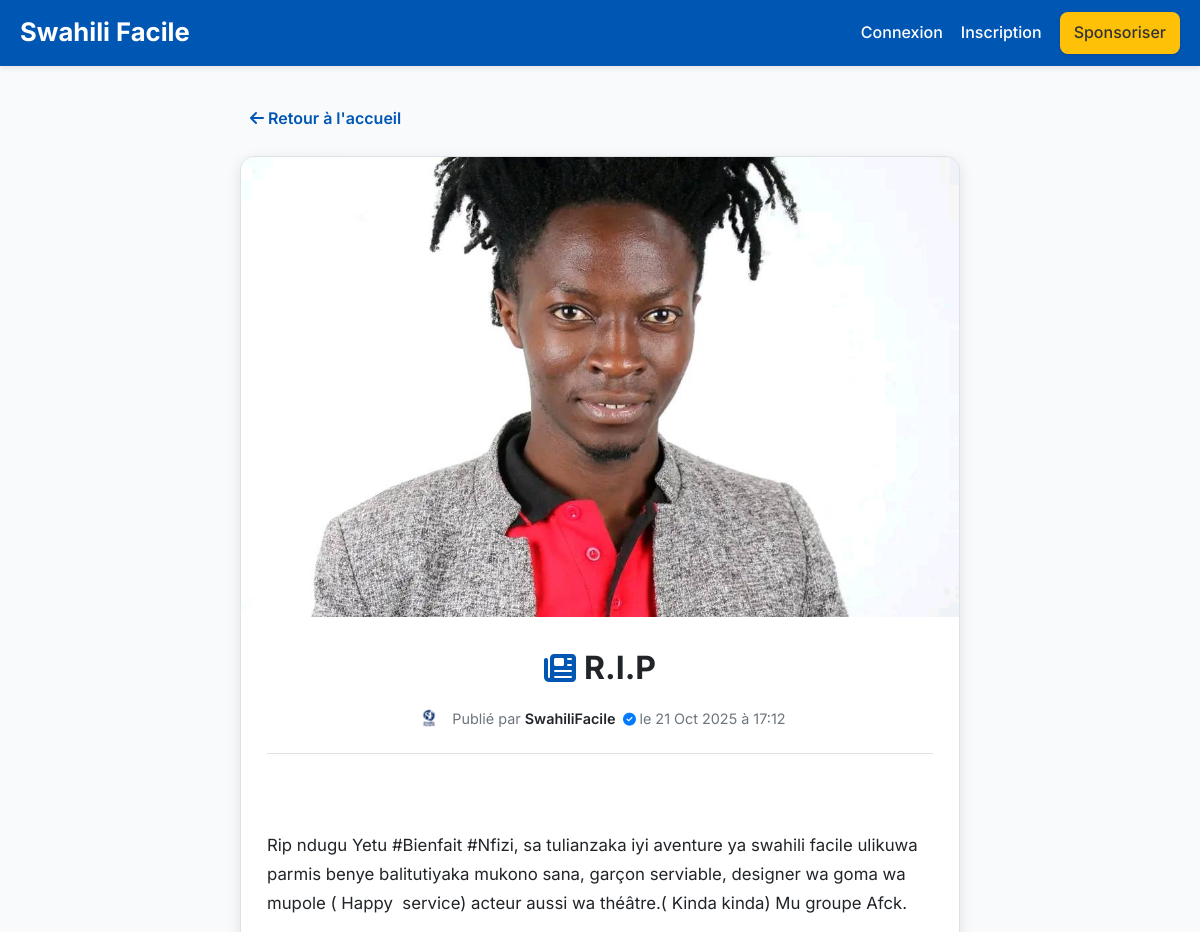
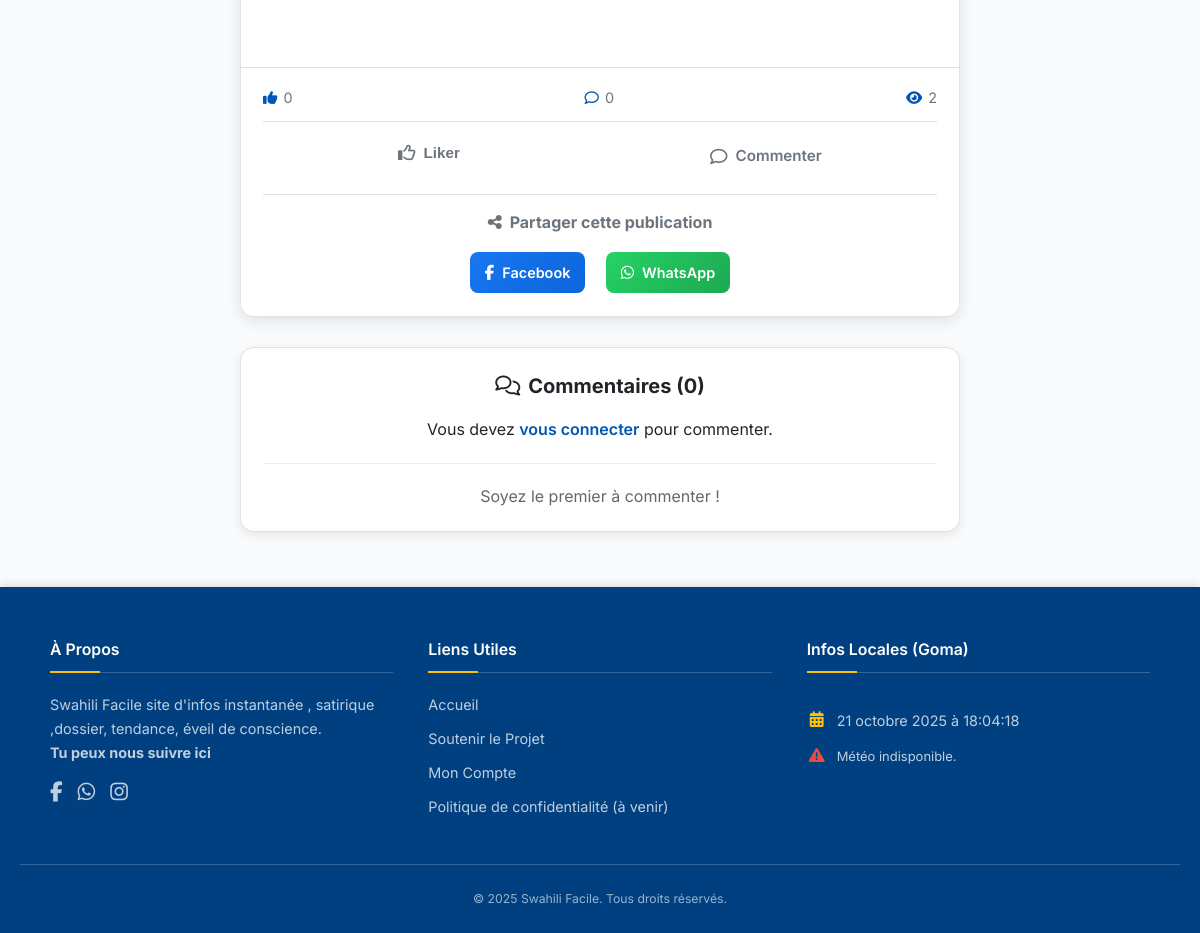
The app's page /publications/8/ with its own data (2 pictures, top to bottom).
### publications/models.py (models this page shows, shortened)
class Publication(models.Model):
    class TypePublication(models.TextChoices):
        TEXTE = 'TEXTE', 'Texte'
        PHOTO = 'PHOTO', 'Photo'
        VIDEO = 'VIDEO', 'Vidéo'
        LIEN = 'LIEN', 'Lien'
    type_publication = models.CharField(max_length=10, choices=TypePublication.choices, default=TypePublication.TEXTE)
    auteur = models.ForeignKey(
        settings.AUTH_USER_MODEL,
        on_delete=models.CASCADE,
        limit_choices_to={'is_staff': True}
    )
    titre = models.CharField(max_length=255, help_text="Titre de la publication")
    contenu_texte = models.TextField(blank=True, null=True, help_text="Contenu principal (si type TEXTE)")
    image = models.ImageField(upload_to='publications/images/', blank=True, null=True, help_text="Image (si type PHOTO)")
    video_url = models.URLField(blank=True, null=True, help_text="Lien YouTube, Vimeo, etc. (si type VIDEO)")
    lien_externe = models.URLField(blank=True, null=True, help_text="Lien du site (si type LIEN)")
    date_creation = models.DateTimeField(auto_now_add=True)
    epingle = models.BooleanField(default=False, help_text="Cocher pour garder en haut de la liste")
    vues = models.PositiveIntegerField(default=0)
    class Meta:
        ordering = ['-epingle', '-date_creation'] # Les épinglés d'abord, puis les plus récents
    def get_absolute_url(self):
        return reverse('publications:detail', kwargs={'pk': self.pk})
    def get_description_apercu(self):
        if self.contenu_texte:
            if len(self.contenu_texte) > 150:
                return self.contenu_texte[:150] + '...'
            return self.contenu_texte
        return "Découvrez cette publication et plus encore sur Swahili Facile."

### utilisateurs/models.py (models this page shows, shortened)
class UtilisateurPerso(AbstractBaseUser, PermissionsMixin):
    nom_utilisateur = models.CharField(
        max_length=150,
        unique=True,
        verbose_name="Nom d'utilisateur"
    )
    numero_telephone = models.CharField(
        max_length=20,
        unique=True,
        verbose_name="Numéro de téléphone"
    )
    photo_profil = models.ImageField(
        upload_to='profils/',
        null=True,
        blank=True,
        verbose_name="Photo de profil"
    )
    biographie = models.TextField(
        max_length=250, # Limite de 250 caractères
        blank=True,
        null=True,
        verbose_name="Biographie"
    )
    lien_facebook = models.URLField(
        max_length=255,
        blank=True,
        null=True,
        verbose_name="Lien Facebook"
    )
    lien_whatsapp = models.CharField( # On utilise CharField pour les numéros WhatsApp
        max_length=20,
        blank=True,
        null=True,
        verbose_name="Numéro WhatsApp (ex: +243...)"
    )
    lien_instagram = models.URLField(
        max_length=255,
        blank=True,
        null=True,
        verbose_name="Lien Instagram"
    )
    is_active = models.BooleanField(default=True)
    is_staff = models.BooleanField(default=False)
    is_superuser = models.BooleanField(default=False)
    date_inscription = models.DateTimeField(auto_now_add=True)
    USERNAME_FIELD = 'nom_utilisateur'
    REQUIRED_FIELDS = ['numero_telephone']
    objects = UtilisateurPersoManager()
    def get_photo_url(self):
        if self.photo_profil and hasattr(self.photo_profil, 'url'):
            return self.photo_profil.url
        else:
            return static('images/default_avatar.png')

### publications/views.py (the view, shortened to what this page needs)
# urls.py: path('<int:pk>/', views.publication_detail_view, name='detail'),
def publication_detail_view(request, pk):
    publication = get_object_or_404(Publication, pk=pk)
    if request.method == 'GET':
        session_key = f'viewed_publication_{publication.pk}'
        if not request.session.get(session_key, False):
            publication.vues = F('vues') + 1
            publication.save()
            publication.refresh_from_db()
            request.session[session_key] = True
    commentaires = publication.commentaires.filter(parent=None).order_by('date_creation')
    a_deja_like = False
    if request.user.is_authenticated:
        a_deja_like = Like.objects.filter(publication=publication, utilisateur=request.user).exists()
    og_url = request.build_absolute_uri(publication.get_absolute_url())
    og_title = publication.titre
    og_description = publication.get_description_apercu()
    og_image = request.build_absolute_uri(publication.image.url) if publication.image else request.build_absolute_uri(settings.STATIC_URL + 'images/logo_default.png')
    context = {
        'publication': publication,
        'commentaires': commentaires,
        'a_deja_like': a_deja_like,
        'og_url': og_url,
        'og_title': og_title,
        'og_description': og_description,
        'og_image': og_image,
    }
    return render(request, 'publications/detail.html', context)

### core/context_processors.py (called while the page is built)
def slider_publications(request):
    posts_pour_slider = Publication.objects.filter(
        image__isnull=False   # Doit avoir une image
    ).exclude(
        image=''              # Ne doit pas être une image vide
    ).order_by(
        '-epingle',           # Les épinglés en premier
        '-date_creation'      # Puis les plus récents
    )[:3]                     # On prend les 3 premiers
    return {
        'slider_publications': posts_pour_slider
    }

### templates/publications/detail.html (shortened to what this page needs)
{% extends 'base.html' %}
{% block content %}
<a href="{% url 'core:home' %}" style="display:inline-block; margin:15px auto; color:var(--primary-color, #0056b3); font-weight:600; max-width: 720px; display: block; padding: 0 10px;">
    <i class="fa-solid fa-arrow-left"></i> Retour à l'accueil
</a>
<article class="article-container">
    {% if publication.type_publication == 'PHOTO' and publication.image %}
        <img src="{{ publication.image.url }}" alt="{{ publication.titre }}" class="article-image">
    {% endif %}
    <div class="article-content">
        <h1><i class="fa-solid fa-newspaper"></i> {{ publication.titre }}</h1>
        <div class="article-meta">
            <img src="{{ publication.auteur.get_photo_url }}" alt="Photo de {{ publication.auteur.nom_utilisateur }}">
            <span>
                Publié par <strong>
                     <a href="{% url 'utilisateurs:public_profil' nom_utilisateur=publication.auteur.nom_utilisateur %}" style="color: var(--text-dark, #1c1e21);">
                        {{ publication.auteur.nom_utilisateur }}
                     </a>
                     {% if publication.auteur.is_staff %}
                        <i class="fa-solid fa-circle-check verified-badge" title="Administrateur certifié"></i>
                     {% endif %}
                </strong>
                le {{ publication.date_creation|date:"d M Y à H:i" }}
            </span>
        </div>
        <hr style="border:none; border-top:1px solid var(--border-color, #e4e6eb); margin:20px 0;">
        <div class="article-body">
            {{ publication.contenu_texte|linebreaks }}
        </div>
    </div>
    <div class="post-footer">
        <div class="post-stats">
            <span><i class="fa-solid fa-thumbs-up"></i> {{ publication.likes.count }}</span>
            <span><i class="fa-regular fa-comment"></i> {{ publication.commentaires.count }}</span>
            <span><i class="fa-solid fa-eye"></i> {{ publication.vues }}</span>
        </div>
        <div class="action-bar">
            <form method="POST" action="{% url 'publications:like' pk=publication.pk %}" style="width:100%;">
                <button type="submit" class="action-button {% if a_deja_like %}liked{% endif %}">
                    {% if a_deja_like %}
                        <i class="fa-solid fa-thumbs-up"></i> Liké
                    {% else %}
                        <i class="fa-regular fa-thumbs-up"></i> Liker
                    {% endif %}
                </button>
            </form>
            <a href="#comments" class="action-button">
                <i class="fa-regular fa-comment"></i> Commenter
            </a>
        </div>
        <section class="partage-section">
            <h3><i class="fa-solid fa-share-nodes"></i> Partager cette publication</h3>
            <a href="https://www.facebook.com/sharer/sharer.php?u={{ og_url }}" target="_blank" class="btn-partage btn-fb">
                <i class="fa-brands fa-facebook-f"></i> Facebook
            </a>
            <a href="https://wa.me/?text={{ og_title|urlencode }}%20-%20{{ og_url }}" target="_blank" class="btn-partage btn-wa">
                <i class="fa-brands fa-whatsapp"></i> WhatsApp
            </a>
        </section>
    </div>
</article>
<section class="comment-section" id="comments">
    <h2><i class="fa-regular fa-comments"></i> Commentaires ({{ publication.commentaires.count }})</h2>
    {% if request.user.is_authenticated %}
        <form method="POST" action="" class="comment-form">
            {% csrf_token %}
            <textarea name="contenu" placeholder="Laissez un commentaire..." required></textarea>
            <button type="submit"><i class="fa-regular fa-paper-plane"></i> Envoyer</button>
        </form>
    {% else %}
        <p style="text-align:center;">Vous devez <a href="{% url 'utilisateurs:connexion' %}?next={{ request.path }}" style="color:#0056b3;font-weight:600;">vous connecter</a> pour commenter.</p>
    {% endif %}
    <hr style="border:none;border-top:1px solid #eee;margin:20px 0;">
    {% if not commentaires %}
        <p style="text-align: center; color: #65676b;">Soyez le premier à commenter !</p>
    {% endif %}
</section>
{% endblock %}

### templates/base.html (style rules this page uses)
:root { --primary-color: #0056b3; --primary-hover: #004494; --secondary-color: #6c757d; --background-color: #f8fafc; --text-dark: #212529; --text-light: #f8f9fa; --card-bg: #ffffff; --shadow: 0 4px 12px rgba(0,0,0,0.08); --border-color: #dee2e6; --accent-color: #ffc107; --nav-bg-color: #0056b3; --nav-text-color: #ffffff; --footer-bg-color: #004080; --footer-text-color: rgba(255, 255, 255, 0.75); --footer-heading-color: #ffffff; --footer-link-hover: #ffffff; --footer-border-color: rgba(255, 255, 255, 0.2); --link-color: #0056b3; --link-hover-color: #004494; --verified-badge-color: #007bff; }
* { margin: 0; padding: 0; box-sizing: border-box; }
body { font-family: 'Inter', sans-serif; background-color: var(--background-color); color: var(--text-dark); line-height: 1.6; display: flex; flex-direction: column; min-height: 100vh; transition: background-color 0.3s ease, color 0.3s ease; }
a { color: var(--link-color); text-decoration: none; transition: color 0.2s ease; }
.verified-badge { color: var(--verified-badge-color); font-size: 0.9em; margin-left: 4px; vertical-align: middle; cursor: help; }

### templates/publications/detail.html (style rules this page uses)
body { background-color: var(--background-color, #f0f2f5); font-family: "Inter", "Segoe UI", sans-serif; color: var(--text-dark, #1c1e21); margin: 0; padding: 0; }
a { text-decoration: none; color: inherit; }
.article-container { max-width: 720px; margin: 25px auto; background: var(--card-bg, #fff); border-radius: 14px; box-shadow: 0 4px 14px rgba(0,0,0,0.1); overflow: hidden; transition: transform 0.25s ease, box-shadow 0.25s ease; border: 1px solid var(--border-color, #f0f0f0); }
.article-image { width: 100%; height: auto; max-height: 460px; object-fit: cover; display: block; }
.article-content { padding: 25px 26px; }
.article-content h1 { text-align: center; font-size: 2em; margin-bottom: 10px; font-weight: 700; color: var(--text-dark, #0a3d62); display: flex; align-items: center; justify-content: center; gap: 8px; }
.article-content h1 i { color: var(--primary-color, #0056b3); }
.article-meta { text-align: center; font-size: 0.9em; color: var(--secondary-color, #65676b); margin-bottom: 20px; display: flex; justify-content: center; align-items: center; gap: 8px; }
.article-meta img { width: 30px; height: 30px; border-radius: 50%; object-fit: cover; }
.article-meta strong a { color: var(--text-dark, #1c1e21); text-decoration: none; font-weight: 600; }
.article-body { line-height: 1.7; font-size: 1.05em; color: var(--text-dark, #242526); white-space: pre-wrap; margin-top: 15px; }
.post-footer { border-top: 1px solid var(--border-color, #e4e6eb); padding: 18px 22px; background: var(--card-bg, #fff); }
.post-stats { display: flex; justify-content: space-between; color: var(--secondary-color, #65676b); font-size: 0.9em; margin-bottom: 12px; }
.post-stats span { display: inline-flex; align-items: center; gap: 6px; }
.post-stats i { color: var(--primary-color, #0056b3); }
.action-bar { display: flex; justify-content: space-around; border-top: 1px solid var(--border-color, #e4e6eb); padding-top: 12px; }
.action-button { display: flex; align-items: center; justify-content: center; gap: 8px; width: 100%; padding: 10px; border: none; border-radius: 10px; font-weight: 600; font-size: 0.95em; background: none; color: var(--secondary-color, #606770); cursor: pointer; transition: all 0.25s ease; }
.action-button i { font-size: 1.15em; }
.partage-section { border-top: 1px solid var(--border-color, #e4e6eb); padding-top: 15px; margin-top: 15px; text-align: center; }
.partage-section h3 { margin: 0 0 12px; font-size: 1em; color: var(--secondary-color, #606770); display: flex; align-items: center; justify-content: center; gap: 8px; }
.btn-partage { color: white; padding: 9px 15px; border-radius: 8px; margin: 5px 8px; font-size: 0.9em; font-weight: 600; display: inline-flex; align-items: center; gap: 8px; transition: transform 0.2s ease, opacity 0.2s ease; }
.btn-partage i { font-size: 1.05em; }
.btn-fb { background: linear-gradient(135deg, #1877f2, #0d65d9); }
.btn-wa { background: linear-gradient(135deg, #25D366, #1da851); }
.comment-section { max-width: 720px; margin: 30px auto; background: var(--card-bg, #fff); border-radius: 14px; box-shadow: 0 3px 10px rgba(0,0,0,0.08); padding: 22px; border: 1px solid var(--border-color, #f0f0f0); }
.comment-section h2 { text-align: center; font-size: 1.25em; color: var(--text-dark, #0a3d62); margin-bottom: 15px; display: flex; align-items: center; justify-content: center; gap: 8px; }

### records on screen
Publication: image (picture), titre "R.I.P", auteur.get_photo_url (picture), auteur.nom_utilisateur "SwahiliFacile", date_creation "21 Oct 2025 à 17:12", contenu_texte "Rip ndugu Yetu #Bienfait #Nfizi, sa tulianzaka iyi aventure ya swahili facile ulikuwa parmis benye balitutiyaka mukono sana, garçon serviable, designer wa goma wa mupole ( Happy service) acteur aussi wa théâtre.( Kinda kinda) Mu groupe Afck.", likes.count "0", commentaires.count "0", vues "2"
